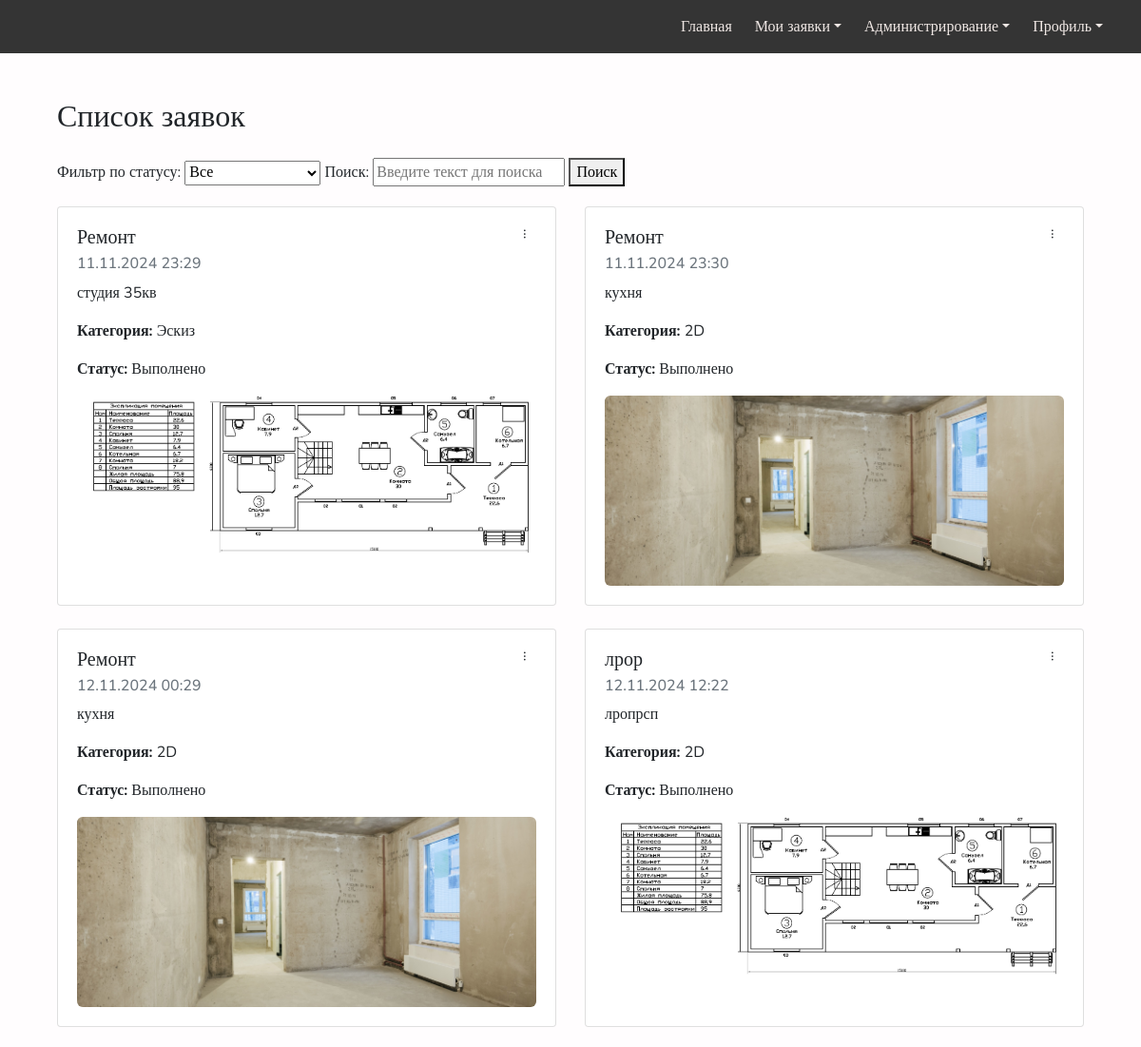
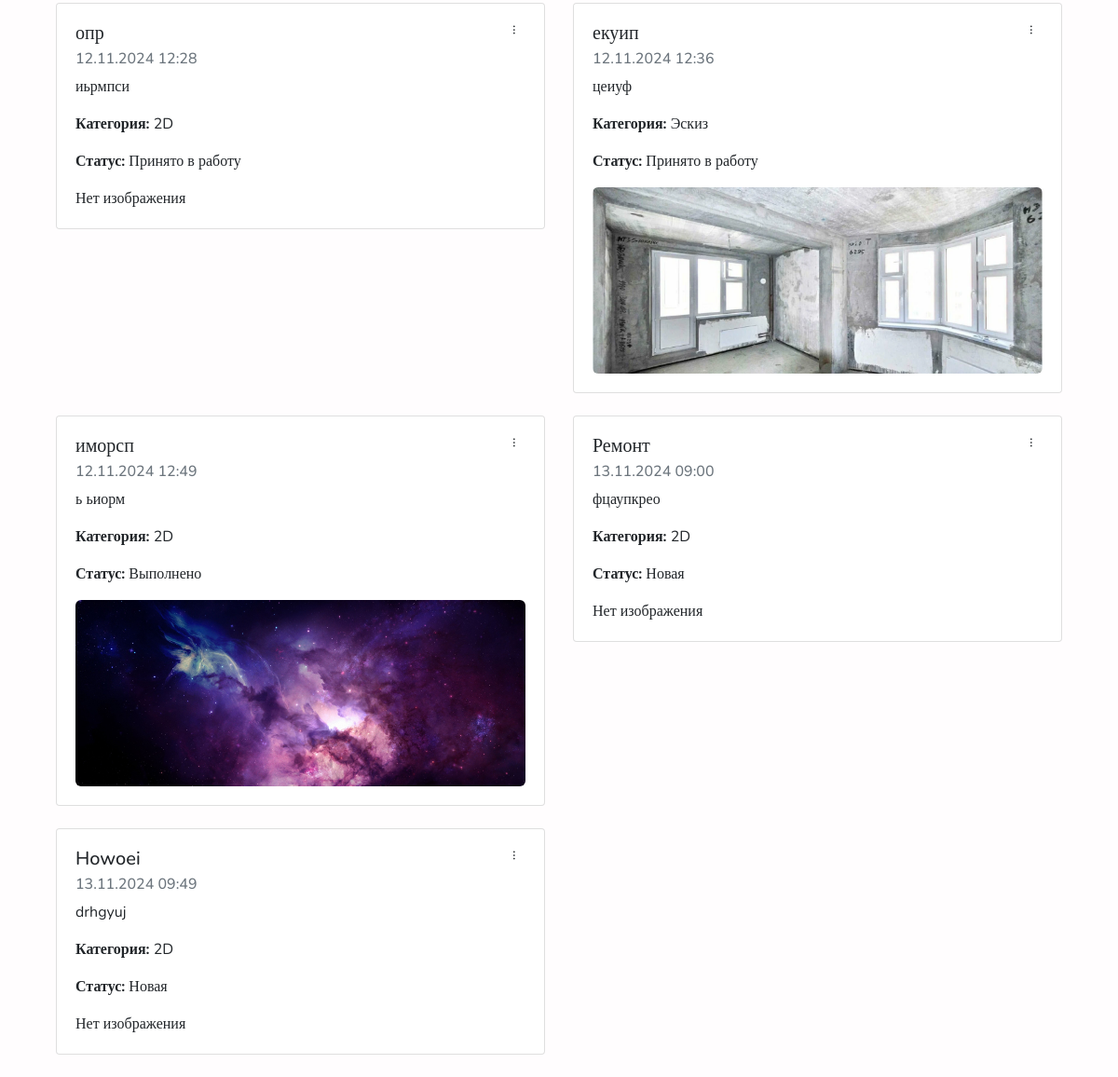
Page /watch_application/ (signed in) on the earlier database version (2 pictures, top to bottom).
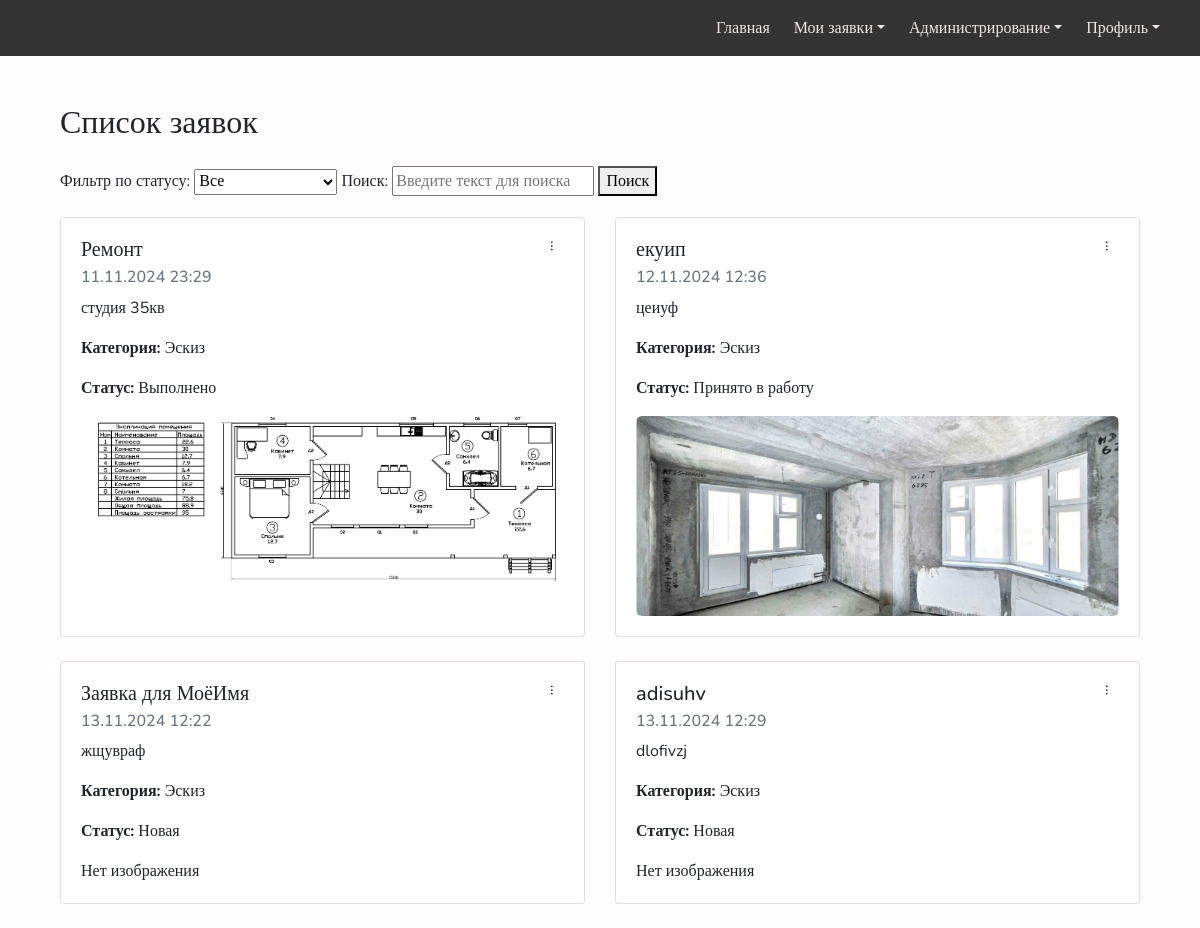
Same page on the later database version.
### planit/models.py (models this page shows, shortened)
class Application(models.Model):
    STATUS_CHOICES = [
        ('new', 'Новая'),
        ('in_progress', 'Принято в работу'),
        ('completed', 'Выполнено'),
    ]
    user = models.ForeignKey(settings.AUTH_USER_MODEL, on_delete=models.CASCADE, verbose_name='Пользователь')
    title = models.CharField(max_length=200, verbose_name='Название')
    description = models.TextField(verbose_name='Описание')
    category = models.ForeignKey(Category, on_delete=models.CASCADE, verbose_name='Категория')
    image = models.ImageField(upload_to='applications/', null=True, blank=True, verbose_name='Изображение')
    status = models.CharField(max_length=20, choices=STATUS_CHOICES, default='new', verbose_name='Статус')
    created_at = models.DateTimeField(auto_now_add=True, verbose_name='Дата создания')
    comment = models.TextField(null=True, blank=True, verbose_name='Комментарий')
    assigned_admin = models.ForeignKey(settings.AUTH_USER_MODEL, on_delete=models.SET_NULL, null=True, blank=True, related_name='assigned_applications', verbose_name='Назначенный администратор')

class Category(models.Model):
    name = models.CharField(max_length=100, unique=True)

### planit/views.py (the view)
# urls.py: path('watch_application/', WatchApplication.as_view() , name='watch_application'),
class WatchApplication(LoginRequiredMixin, ListView):
    model = Application
    template_name = 'application/watch_application.html'
    context_object_name = 'applications'
    def get_queryset(self):
        queryset = super().get_queryset()
        if self.request.user.is_superuser:
            return queryset  # Если да, возвращаем все заявки
        if self.request.user.groups.filter(name='administrators').exists():
            return queryset.filter(user__is_superuser=True)
        return queryset.filter(user=self.request.user)
    def get_context_data(self, **kwargs):
        context = super().get_context_data(**kwargs)
        context['statuses'] = Application.STATUS_CHOICES
        context['is_index_page'] = False
        return context

### planit/templates/application/watch_application.html (shortened to what this page needs)
{% extends "layout/base.html" %}
{% block content %}
<div class="container mt-5">
    <h2 class="mb-4">Список заявок</h2>
    {% if not is_index_page %}
    <div class="mb-3">
        <form method="get" action="{% url 'planit:watch_application' %}">
            <label for="status">Фильтр по статусу:</label>
            <select name="status" id="status" onchange="this.form.submit()">
                <option value="">Все</option>
            </select>
            <label for="search">Поиск:</label>
            <input type="text" name="search" id="search" value="{{ request.GET.search }}" placeholder="Введите текст для поиска">
            <button type="submit">Поиск</button>
        </form>
    </div>
    {% endif %}
    {% if applications %}
        <div class="row">
            {% for application in applications %}
                <div class="col-6 mb-4">
                    <div class="card position-relative">
                        <div class="card-body">
                            <h5 class="card-title">{{ application.title }}</h5>
                            <h6 class="card-subtitle mb-2 text-muted">{{ application.created_at|date:"d.m.Y H:i" }}</h6>
                            <p class="card-text">{{ application.description }}</p>
                            <p class="card-text"><strong>Категория:</strong> {{ application.category.name }}</p>
                            <p class="card-text"><strong>Статус:</strong> {{ application.get_status_display }}</p>
                            {% if application.image %}
                                <img src="{{ application.image.url }}" alt="Дизайн" style="width: 100%; height: 200px; border-radius: 6px; object-fit: cover;">
                            {% else %}
                                <div>Нет изображения</div>
                            {% endif %}
                            {% if user.is_authenticated %}
                                <div class="dropdown position-absolute" style="top: 10px; right: 10px;">
                                    <button class="btn" type="button" id="dropdownMenuButton" data-toggle="dropdown" aria-haspopup="true" aria-expanded="false" style="display: inline-block; transform: rotate(90deg); border: none; outline: none;">
                                        ...
                                    </button>
                                </div>
                            {% endif %}
                        </div>
                    </div>
                </div>
            {% endfor %}
        </div>
    {% else %}
        <p>Нет доступных заявок.</p>
    {% endif %}
</div>
{% endblock %}

### planit/templates/layout/base.html (shortened to what this page needs)
{% load bootstrap4 %}
{% load static %}
<!DOCTYPE html>
<html lang="ru">
<head>
    {% bootstrap_css %}
    <link rel="stylesheet" href="{% static 'css/style.css' %}" />
</head>
<body>
    <nav class="navbar navbar-expand-md p-3">
        {% if user.is_authenticated %}
            <a class="pr-4" href="{% url 'planit:index' %}">Главная</a>
            <div class="nav-item dropdown">
                <a class="dropdown-toggle pr-4" href="#" data-toggle="dropdown" aria-haspopup="true" aria-expanded="false">Мои заявки</a>
            </div>
            {% if user.is_staff %}
                <div class="nav-item dropdown">
                    <a class="dropdown-toggle pr-4" href="#" data-toggle="dropdown" aria-haspopup="true" aria-expanded="false">Администрирование</a>
                </div>
            {% endif %}
            <div class="nav-item dropdown">
                <a class="dropdown-toggle pr-4" href="#" data-toggle="dropdown" aria-haspopup="true" aria-expanded="false">Профиль</a>
            </div>
        {% else %}
            <a class="p-2 " href="{% url 'planit:register' %}">Регистрация</a>
            <a class="p-2 " href="{% url 'planit:login' %}">Вход</a>
        {% endif %}
    </nav>
    <div class="container mt-3">
        {% block content %}{% endblock %}
    </div>
</body>
</html>

### planit/static/css/style.css (style rules this page uses)
body { background-color: #fffdfe; font-family: 'Nunito'; }
.navbar { background-color: #343434; }
.navbar a { color: #EFE7E4; }

Differences in the rows shown:
removed Application: title "Ремонт", created_at "11.11.2024 23:30", description "кухня", category.name "2D", status "Выполнено", image (picture)
removed Application: title "Ремонт", created_at "12.11.2024 00:29", description "кухня", category.name "2D", status "Выполнено", image (picture)
removed Application: title "лрор", created_at "12.11.2024 12:22", description "лропрсп", category.name "2D", status "Выполнено", image (picture)
removed Application: title "опр", created_at "12.11.2024 12:28", description "иьрмпси", category.name "2D", status "Принято в работу", image "Нет изображения"
removed Application: title "иморсп", created_at "12.11.2024 12:49", description "ь ьиорм", category.name "2D", status "Выполнено", image (picture)
removed Application: title "Ремонт", created_at "13.11.2024 09:00", description "фцаупкрео", category.name "2D", status "Новая", image "Нет изображения"
removed Application: title "Howoei", created_at "13.11.2024 09:49", description "drhgyuj", category.name "2D", status "Новая", image "Нет изображения"
added Application: title "Заявка для МоёИмя", created_at "13.11.2024 12:22", description "жщувраф", category.name "Эскиз", status "Новая", image "Нет изображения"
added Application: title "adisuhv", created_at "13.11.2024 12:29", description "dlofivzj", category.name "Эскиз", status "Новая", image "Нет изображения"
